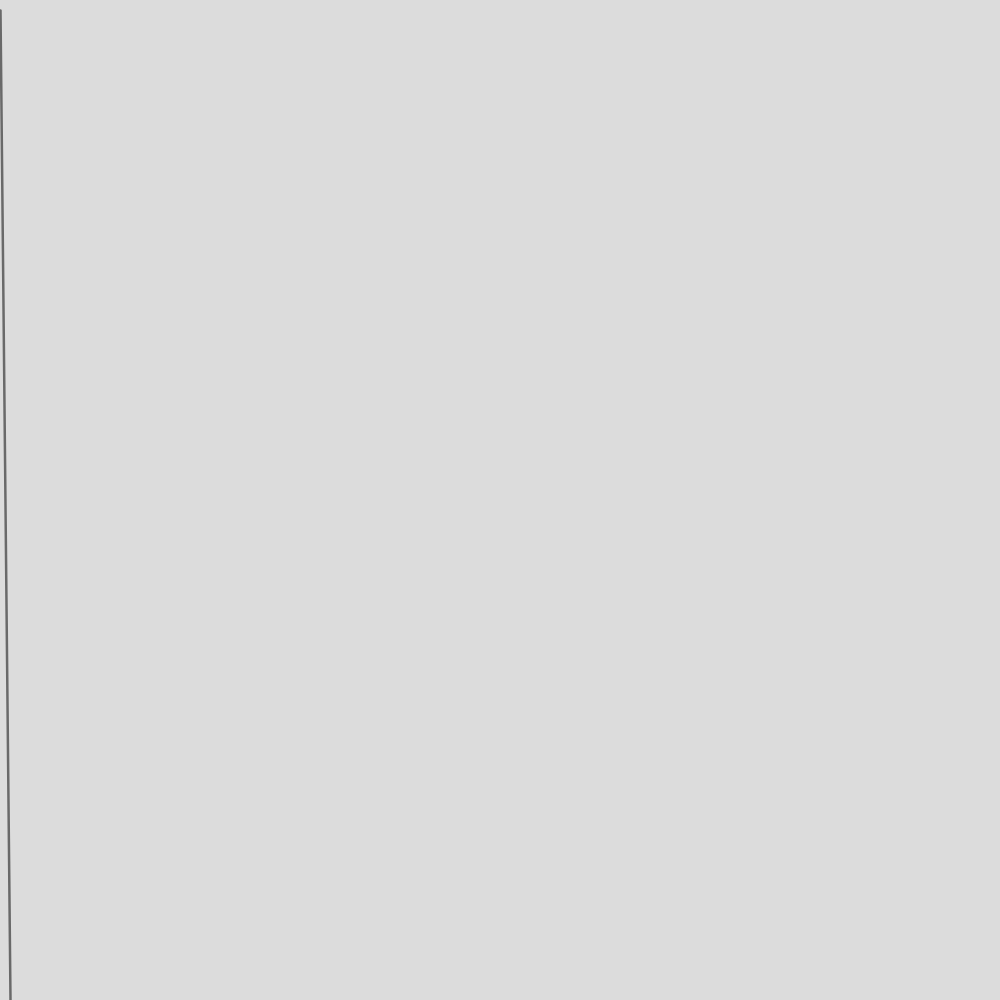
Frame 1 (no input)
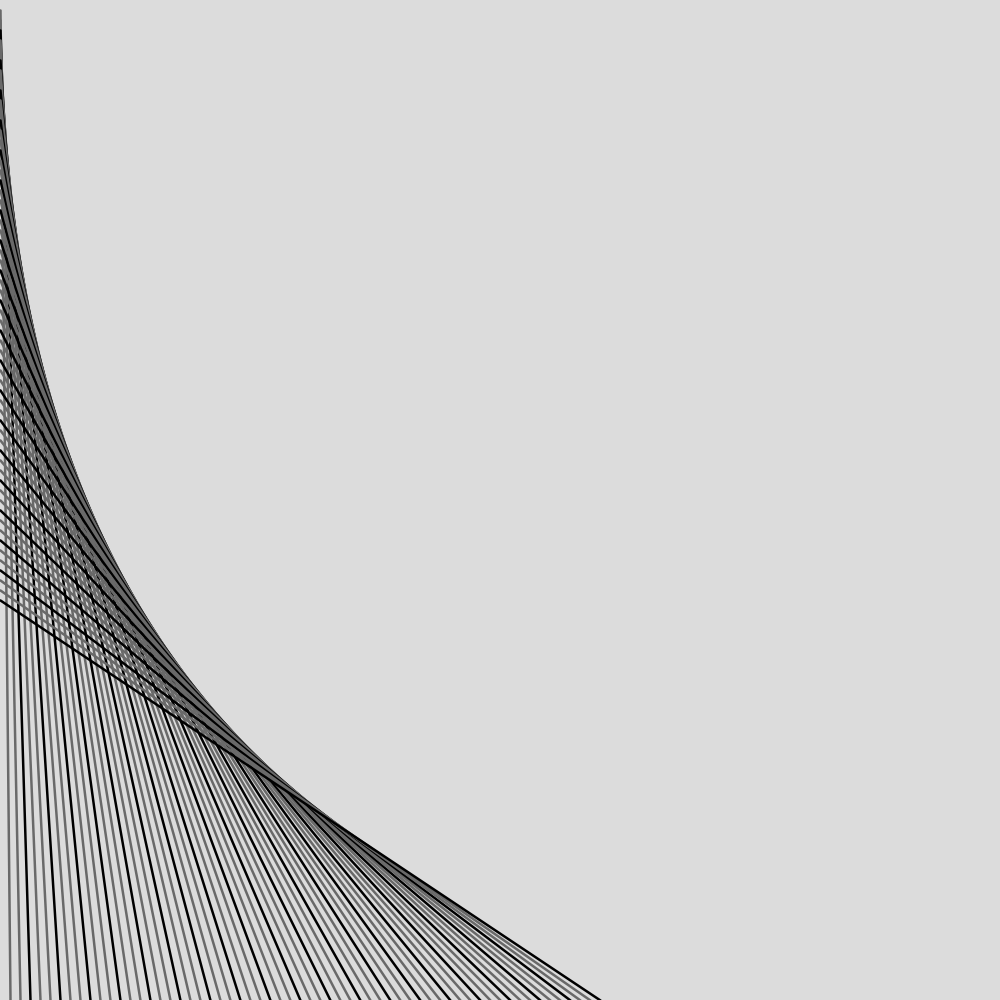
Frame 60 (the mouse pressed at the canvas centre just before this capture)
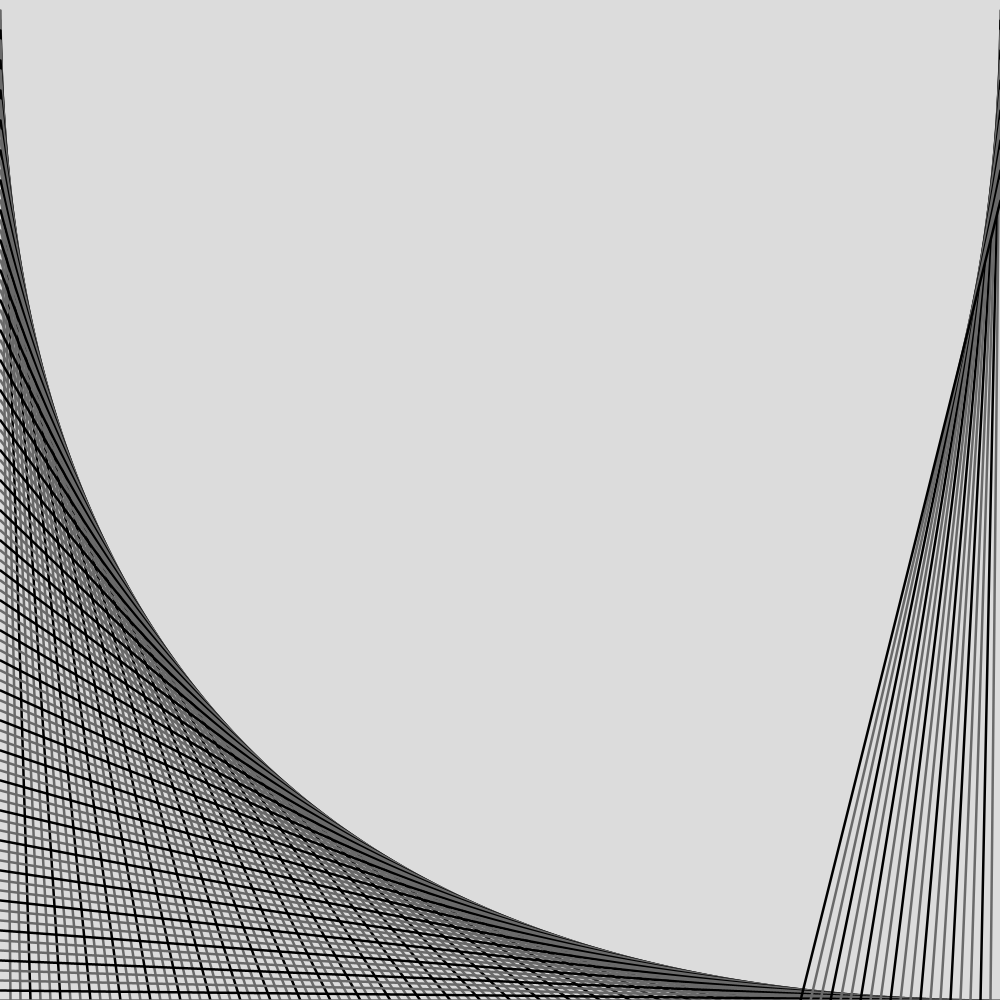
Frame 120 (the mouse held since frame 60 and released just before this capture)

The Processing sketch that drew these frames (run headless with seeded random() and noise(); from frame 60 on, the mouse is pressed at the canvas centre):

// Processing sketch: Lesson2
// ── Lesson2.pde


int windowSize = 1000;
int lines = 1;
int drawedLines = 0;
int betweenLines = 10;

void setup(){
  frameRate(60);
  size(1000, 1000);
}

void draw(){
  background(220,220,220);
  strokeWeight(2.5);
	drawedLines = 1;
  bottomLeftLine();
  bottomRightLine();
  topRightLine();
  topLeftLine();
	lines++;
}

void bottomLeftLine  () {
  for (int i = 1; i <= lines; i++) {
    if (drawedLines * betweenLines  <= 1000) { 
      checkLineColor();
      line(0, i * betweenLines , i * betweenLines , windowSize);
      drawedLines++;
    }
  }
}

void bottomRightLine  () {		
  if(lines * betweenLines + betweenLines >= 1000){
	  for (int i = 1; drawedLines <= lines ; i++) { 		
 	    checkLineColor();
 	    line(windowSize, (i * betweenLines), windowSize - (i * betweenLines), windowSize);
 	    drawedLines++;
      if (drawedLines * betweenLines + betweenLines >= 2000) {
        break;
      }  
    }
  }
}

void topRightLine() {
  if(lines * betweenLines + betweenLines >= 2000){
  	for (int i = 0; drawedLines <= (lines+1); i++) {
  		checkLineColor();
  	  line(windowSize, windowSize - (i * betweenLines + betweenLines), windowSize - (i * betweenLines + betweenLines), 0);
  	  drawedLines++;
      if (drawedLines * betweenLines + betweenLines >= 3000) { 
        break;
      }
    }
  }
}

void topLeftLine() {
  if(lines * betweenLines + betweenLines >= 3000){  
    for (int i = 0; drawedLines <= (lines+2); i++) {
      checkLineColor();
      line(windowSize- (i * betweenLines + betweenLines), 0, 0, (i * betweenLines + betweenLines));
      drawedLines++;
      if (drawedLines * betweenLines + betweenLines >= 4000) {
        lines = 0;
      }  
    }
  }
}

void checkLineColor() {
  if (drawedLines % 3 == 0) {
    stroke(0,0,0);
  }
  else {
    stroke(105,105,105);
  }
}
